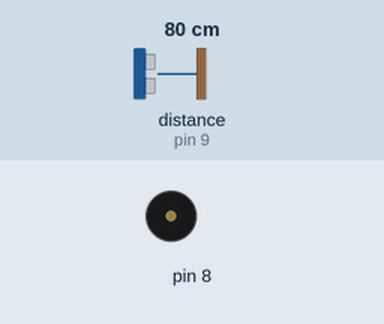
A sketch run on a simulated Arduino Uno, built with avr-gcc and run on an emulated ATmega328P. Parts: buzzer (waves = sounding). Wiring (inferred from the names in the program): ultrasonic range finder: trigger pin 10; echo pin 9. The test bench sets the inputs (shaded band); at power-on: distance to the obstacle (sensor on pin 9) 80 cm. The echo pulse lasts 58.3 µs per cm.

Above: at 1.2 s.
1.3 s: distance to the obstacle (sensor on pin 9) set to 64 cm
2.8 s: distance to the obstacle (sensor on pin 9) set to 56 cm
At 3.7 s:
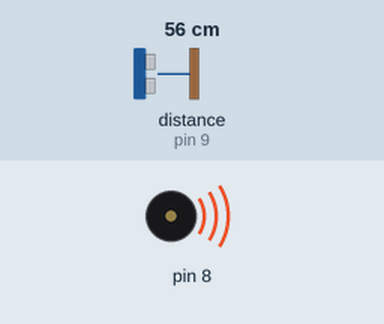
4.3 s: distance to the obstacle (sensor on pin 9) set to 120 cm
At 5.5 s:
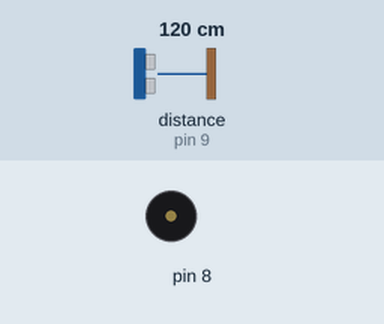
5.8 s: distance to the obstacle (sensor on pin 9) set to 2 cm
At 6.6 s:
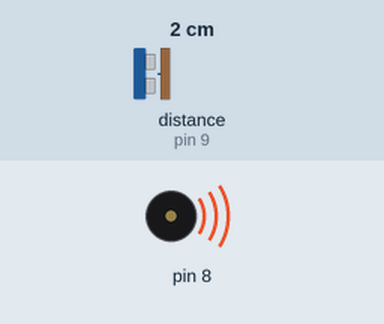
Timing chart, 0 to 8.3 s (numbered marks = the images above; inputs shaded):
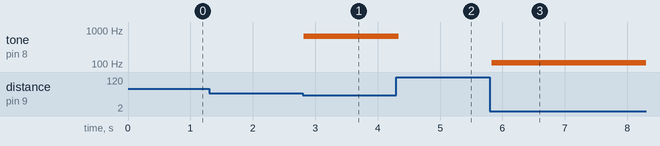

The sketch:

theremin.ino
```cpp
// Sesion 7 - Reto: el theremin fantasma
// HC-SR04: TRIG al pin 10, ECHO al pin 9. Buzzer en el pin 8.
// La distancia de tu mano se convierte en nota: ¡musica en el aire!

void setup() {
  pinMode(10, OUTPUT);   // TRIG
  pinMode(9, INPUT);     // ECHO
}

void loop() {
  digitalWrite(10, HIGH);
  delayMicroseconds(10);
  digitalWrite(10, LOW);
  long tiempo = pulseIn(9, HIGH);
  int distancia = tiempo * 0.034 / 2;

  if (distancia < 60) {               // la mano dentro del campo magico
    tone(8, 100 + distancia * 10);    // mas lejos = mas agudo
  } else {
    noTone(8);                        // sin mano, silencio
  }
  delay(30);
}
```

Measured:
- the behaviour switches between 61 and 60 cm on distance to the obstacle (sensor on pin 9) (found by bisection; images 0 and 1)
- after the input at 1.3 s, every drawn part: stays the same
- after the input at 2.8 s, tone on pin 8: silent → 650 Hz at once
- after the input at 4.3 s, tone on pin 8: 650 Hz → silent at once
- after the input at 5.8 s, tone on pin 8: silent → 110 Hz at once
